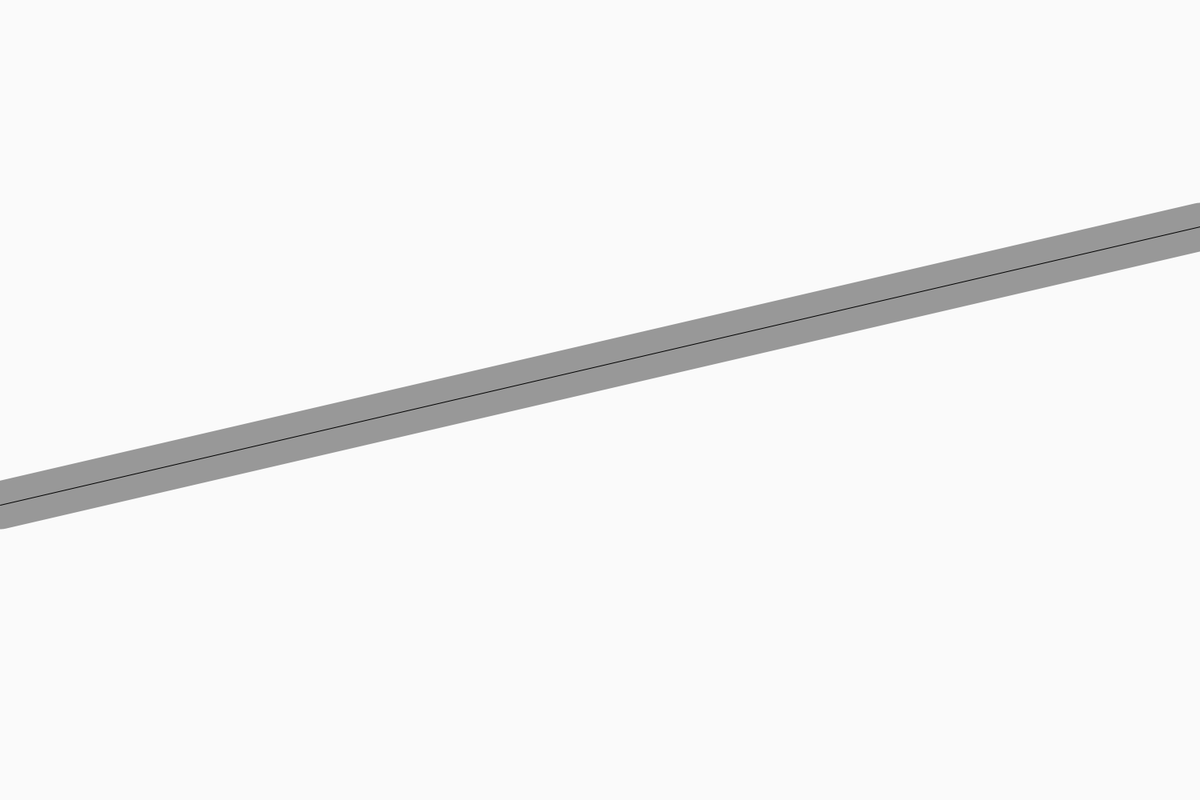
Frame 1 (no input)
Frame 60 (the mouse pressed at the canvas centre just before this capture): identical to frame 1, image omitted
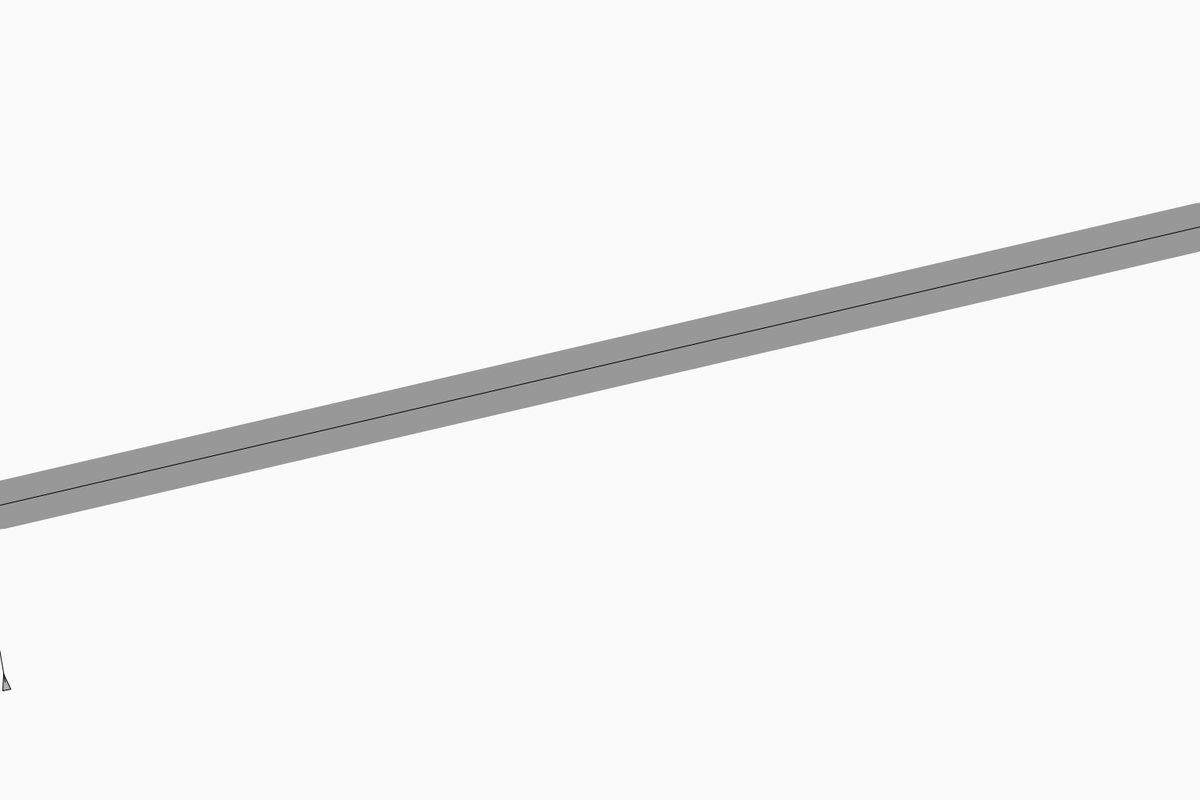
Frame 120 (the mouse held since frame 60 and released just before this capture)

The Processing sketch that drew these frames (run headless with seeded random() and noise(); from frame 60 on, the mouse is pressed at the canvas centre):

// Processing sketch: The_FllowPath
// ── The_FllowPath.pde

ArrayList<Vehicle> vehicles;
Path path;
void setup()
{
  size(1500,1000);
  vehicles = new ArrayList<Vehicle>();
  path = new Path(30);
}

void draw()
{
  background(250);
  path.display();
  for(int i= 0;i<vehicles.size();i++)
  {
      Vehicle p = vehicles.get(i);
      p.move();
  }
  
}

void mousePressed()
{
  vehicles.add(new Vehicle(path,5,0.2,3)); 
}
// ── Path.pde
class Path
{
  PVector startPoint;
  PVector endPoint;
  float r;
  
  Path(float _r)
  {
    setUp();
    r = _r;
  }
  
  PVector getNormalPoint(PVector predictLoc,PVector _path)
  {
    PVector pathLoc = _path.get();
    pathLoc.normalize();
    PVector a = PVector.sub(predictLoc,startPoint);
    float l = a.dot(pathLoc);
    pathLoc.mult(l);
    return PVector.add(startPoint,pathLoc);
  }
  
  void setUp()
  {
     startPoint = new PVector(0,random(50,height-50));
     endPoint = new PVector(width,random(50,height-50));
  }
  
  void display()
  {
    strokeWeight(r*2);
    stroke(0,100);
    line(startPoint.x,startPoint.y,endPoint.x,endPoint.y);
    
    strokeWeight(1);
    stroke(0);
    line(startPoint.x,startPoint.y,endPoint.x,endPoint.y);
  }
}
// ── Vehicle.pde
class Vehicle
{
  PVector  location;
  PVector velocity;
  PVector acceleration;
  PVector norPoint;
  PVector perLocation;
  Path path;
  float maxForce;
  float maxVelocity;
  float r;
  boolean isOutSide;
  
  Vehicle(Path _path,float _r,float _maxForce,float _maxVelocity)
  {
    startup();
    path = _path;
    maxForce = _maxForce;
    maxVelocity = _maxVelocity;
    r = _r;
  }
  
  void update()
  {
    velocity.add(acceleration);
    velocity.limit(maxVelocity);
    location.add(velocity);
    acceleration.mult(0);
  }
  
  void seek(PVector target)
  {
    PVector desired = PVector.sub(target,location);
    desired.normalize();
    desired.mult(maxVelocity);
    
    
    PVector turnForce = PVector.sub(desired,velocity);
    turnForce.limit(maxForce);
    applyForce(turnForce);
  }
  
  void follow()
  {
    PVector v = velocity.get().normalize();
    v.mult(50);
    PVector predictLoc = PVector.add(location,v);
    perLocation  = predictLoc;
    PVector pathLoc = PVector.sub(path.endPoint,path.startPoint);
    PVector normalPoint = path.getNormalPoint(predictLoc,pathLoc);
    norPoint = normalPoint.get();
    pathLoc.normalize();
    pathLoc.mult(10);
    PVector target = normalPoint.add(pathLoc).get();
    
    float distance = PVector.dist(normalPoint,predictLoc);
    if(distance>path.r)
    {
      seek(target);
      isOutSide = true;
    }
    else
    isOutSide = false;
  }
  
  void applyForce(PVector force)
  {
    PVector f = force.get();
    acceleration.add(f);
  }
  
  void display()
  {
    float angle = velocity.heading2D()+radians(90);
    fill(175);
    stroke(0);
    pushMatrix();
    translate(location.x,location.y);
    rotate(angle);
    beginShape(PConstants.TRIANGLES);
    vertex(0, -r*2);
    vertex(-r, r*2);
    vertex(r, r*2);
    endShape();
    popMatrix();
    
    if(isOutSide)
    {
      fill(250,0,0);      
    }
    else
    {
      fill(0);
    }
    ellipse(norPoint.x,norPoint.y,6,6);
    noFill();
    line(location.x,location.y,perLocation.x,perLocation.y);
    line(perLocation.x,perLocation.y,norPoint.x,norPoint.y);
  }
  
  void Edge()
  {
    if(location.x>width+50||location.y>height+50)
    {
      startup();
    }
  }
  
  void startup()
  {
    location = new PVector(0,random(0,height));
    velocity = new PVector(random(5,20),random(-15,15));
    acceleration = new PVector();
  }
  
  void move()
  {
    follow();
    update();
    display();
    Edge();
  }
}
